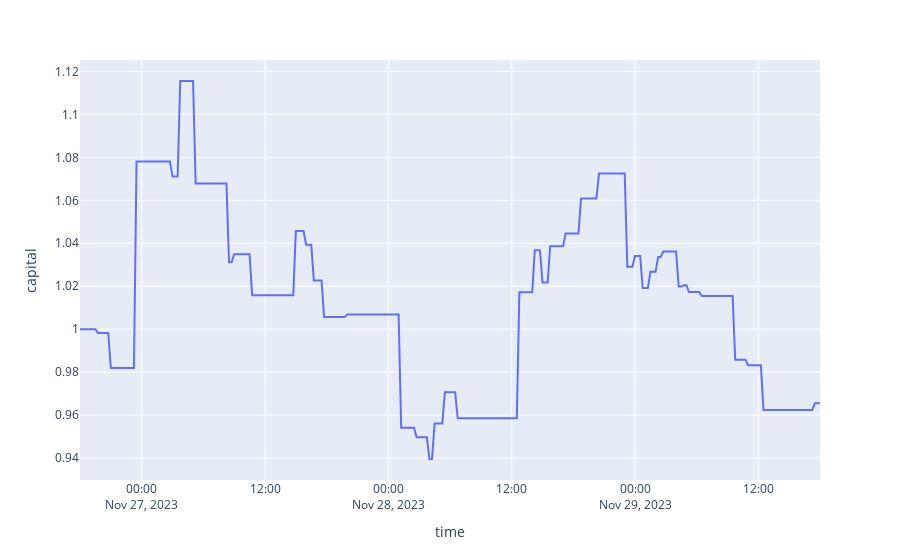

This figure's notebook cell:
### Code cell
%load_ext autoreload
%autoreload 2

from exchange_data.data import OrderBookFrame
from exchange_data.data.backtest import Backtest
import pandas as pd
import numpy as np
import alog
import plotly.graph_objs as go
import plotly.express as px
import plotly as py
import plotly.offline as ofl
from plotly.offline import init_notebook_mode

init_notebook_mode(connected=True)
params = {
 'cache': False,
 'database_name': 'binance_futures',
 'depth': 32,
 'futures': False,
 'group_by': '1m',
 'interval': '3d',
 'max_volume_quantile': 0.99,
 'offset_interval': '0h',
 'plot': False,
 'round_decimals': 2,
 'sequence_length': 48,
 'symbol': 'UNFIUSDT',
 'window_size': '1h',
 'additional_group_by': '15Min',
 'frame_width': 448
}

df = Backtest(**params).frame
capital = 1
df['capital'] = 0
df_len = df.shape[0]
capital_ls = []
price_in = None

for ix in range(0, df_len):
    if ix < df_len - 1:
        row = df.iloc[ix]
        next_row = df.iloc[ix + 1]
        best_ask = row['best_ask']
        
        if row['prediction'] == 1:
            if price_in == None:
                price_in = row['best_bid']
        else:
            if price_in:
                pnl = (best_ask - price_in) / price_in
                capital = capital + (capital * pnl * (1 - 0.005))
                
            price_in = None
            
    #alog.info(capital)
    capital_ls.append(capital)

df['capital'] = np.asarray(capital_ls)

df=df.loc[:, df.columns!='orderbook_img']
px.line(df, y='capital')

### Figure 1 — Plotly figure (JSON) as saved in the notebook; plotly's stock layout.template omitted (floating-point values rounded to 4 significant figures; data arrays with more than 128 entries replaced by an {"elided": "..."} marker saying what was removed)
{"data": [{"hovertemplate": "time=%{x}<br>capital=%{y}<extra></extra>", "legendgroup": "", "line": {"color": "#636efa", "dash": "solid"}, "marker": {"symbol": "circle"}, "mode": "lines", "name": "", "orientation": "v", "showlegend": false, "type": "scatter", "x": {"elided": "289 str values"}, "xaxis": "x", "y": {"elided": "289 float values"}, "yaxis": "y"}], "layout": {"autosize": true, "legend": {"tracegroupgap": 0}, "margin": {"t": 60}, "xaxis": {"anchor": "y", "autorange": true, "domain": [0, 1], "range": ["2023-11-26 18:00", "2023-11-29 18:00"], "title": {"text": "time"}, "type": "date"}, "yaxis": {"anchor": "x", "autorange": true, "domain": [0, 1], "range": [0.9298, 1.125], "title": {"text": "capital"}, "type": "linear"}}}
